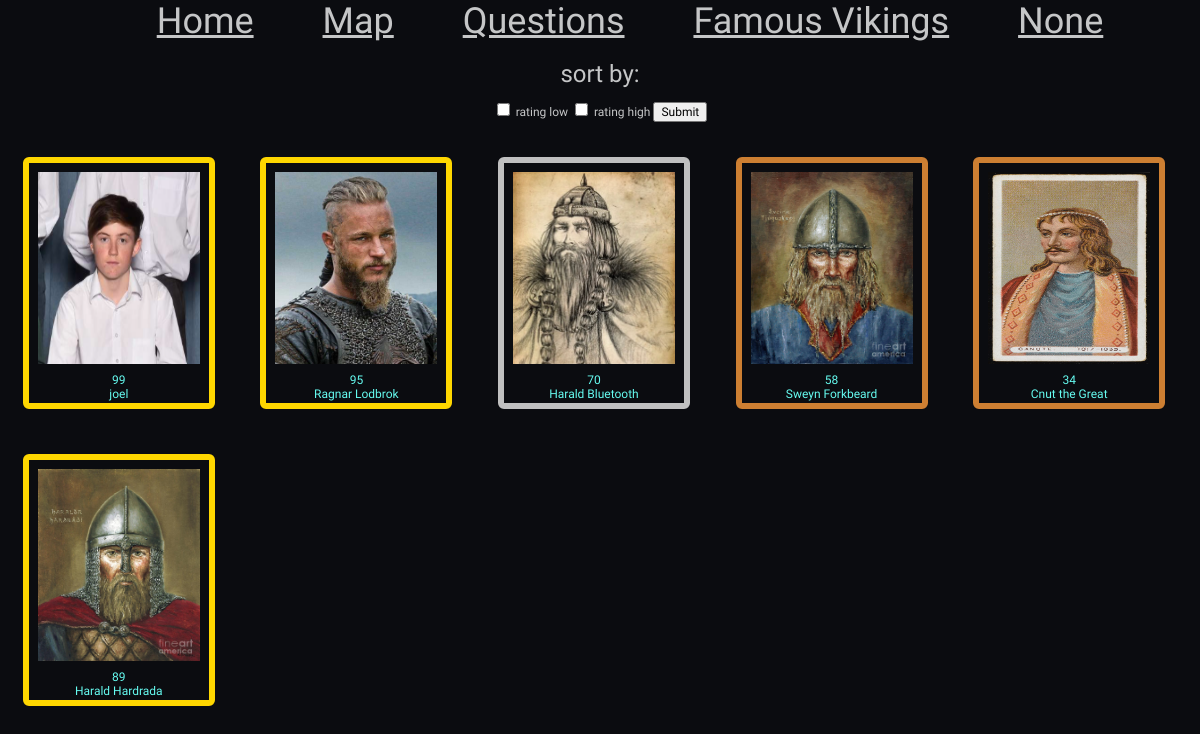
Page /famous on the committed database.
### models.py (models this page shows)
class Famous_Viking(db.Model):
    __tablename__ = "Famous_Viking"
    id = db.Column(db.Integer, primary_key=True, autoincrement=True)
    name = db.Column(db.String(225), unique=True)
    age = db.Column(db.Integer)
    fid = db.Column(db.Integer, db.ForeignKey('Faction.id'), nullable = False)
    wid = db.Column(db.Integer, db.ForeignKey('Weapon.id'), nullable = False)
    kill = db.Column(db.Integer)
    rating = db.Column(db.Integer)
    description = db.Column(db.String())
    img = db.Column(db.String())

### main.py (the view, shortened to what this page needs)
@app.route('/famous', methods=['POST', 'GET'])
def famous():
    if request.method=='GET':
        famous_vikings = models.Famous_Viking.query.all()
        current_user = session.get('name')
        return render_template('famous.html', page_title="famous", vikings = famous_vikings\
        , user = current_user)

### templates/famous.html
{% extends 'layout.html' %}
{% block content %}
<div class = "question_options">
  <p> sort by:</p>
  <form method="POST">
    <input type="checkbox" name = "rating_low">
    <label for="rating_low">rating low</label>
    <input type="checkbox" name = "rating_high">
    <label for="rating_high">rating high</label>
    <input type="submit">
  </form>
</div>
{% for viking in vikings %}
  {% if viking.rating > 80 %}
    <a href="/famous_click?viking_id={{viking.id}}">
      <div class = "wrapper_card_80">
        <div class = "img_famous">
          <img src="/static/image/{{viking.img}}">
        </div>
        <div class = "rating">
          <p>{{ viking.rating }}</p>
        </div>
        <div class = "viking_name">
          <p>{{ viking.name }}</p>
        </div>
      </div>
    </a>
  {% elif 80 > viking.rating > 60 %}
    <a href="/famous_click?viking_id={{viking.id}}">
      <div class = "wrapper_card_60">
        <div class = "img_famous">
          <img src="/static/image/{{viking.img}}">
        </div>
        <div class = "rating">
          <p>{{ viking.rating }}</p>
        </div>
        <div class = "viking_name">
          <p>{{ viking.name }}</p>
        </div>
      </div>
    </a>
  {% elif viking.rating <= 60 %}
  <a href="/famous_click?viking_id={{viking.id}}">
    <div class = "wrapper_card_0">
      <div class = "img_famous">
        <img src="/static/image/{{viking.img}}">
      </div>
      <div class = "rating">
        <p>{{ viking.rating }}</p>
      </div>
      <div class = "viking_name">
        <p>{{ viking.name }}</p>
      </div>
    </div>
  </a>
  {% endif %}
{%endfor%}
{% endblock %}

### templates/layout.html (shortened to what this page needs)
<html>
<!DOCTYPE html>
  <head>
   <link rel="stylesheet" href="{{ url_for('static', filename='css/style.css') }}">
  </head>
  <body id="overall">
  {% include 'nav.html' %}
  {% block content %}
  {% endblock %}
  </body>
</html>

### templates/nav.html
{% if user == 'Guest' %}
<div class = "nav">
    <a href="/">Home</a>
    <a href="/map">Map</a>
    <a href="/question">Questions</a>
    <a href="/famous">Famous Vikings</a>
    <a href="/login">Login</a>
</div>
{% else %}
<div class = "nav">
    <a href="/">Home</a>
    <a href="/map">Map</a>
    <a href="/question">Questions</a>
    <a href="/famous">Famous Vikings</a>
    <a href="/user">{{user}}</a>
</div>
{% endif %}

### static/css/style.css (style rules this page uses)
:root { --clr-primary: #0B0C10; --clr-neutral: #C5C6C7; --clr-neutral-100: #45A29E; --clr-neutral-200: #66FCF1; --font-family: 'Squada One', cursive; }
body, h1, h2, p { margin: 0; }
p, input { font-family: var(--font-family); font-size: 1vw; }
#overall { background-color: var(--clr-primary); overflow-x: hidden; }
.nav { background-color: var(--clr-primary); width:100%; height:7.5%; text-align: center; font-size: 3vw; font-family: var(--font-family); }
.nav a { color: var(--clr-neutral); margin-left:5%; }
.question_options { width: 100%; text-align: center; }
.question_options p { color: var(--clr-neutral); font-size: 2vw; }
.question_options form { color: var(--clr-neutral); font-size: 1vw; font-family: var(--font-family); margin-top:1%; }
.viking_name p, .rating p { font-family: var(--font-family); color: var(--clr-neutral-200); font-size: 1vw; }
.wrapper_card_80, .wrapper_card_60, .wrapper_card_0 { border-radius: 0.5vw; width:15vw; height:20vw; left:50%; text-align: center; float: left; margin:1.9%; }
.wrapper_card_80 { border: 0.5vw solid rgb(255,215,0); }
.wrapper_card_60 { border: 0.5vw solid rgb(192,192,192); }
.wrapper_card_0 { border: 0.5vw solid rgb(205, 127, 50); }
.img_famous img { margin:5%; height:80%; width:90%; background-repeat: no-repeat; background-position:center; background-size: cover; }

### rows in the picture
Famous_Viking: img (picture), rating "99", name "joel"
Famous_Viking: img (picture), rating "95", name "Ragnar Lodbrok"
Famous_Viking: img (picture), rating "70", name "Harald Bluetooth"
Famous_Viking: img (picture), rating "58", name "Sweyn Forkbeard"
Famous_Viking: img (picture), rating "34", name "Cnut the Great"
Famous_Viking: img (picture), rating "89", name "Harald Hardrada"

### other values in the picture
{{ user }} "None"
